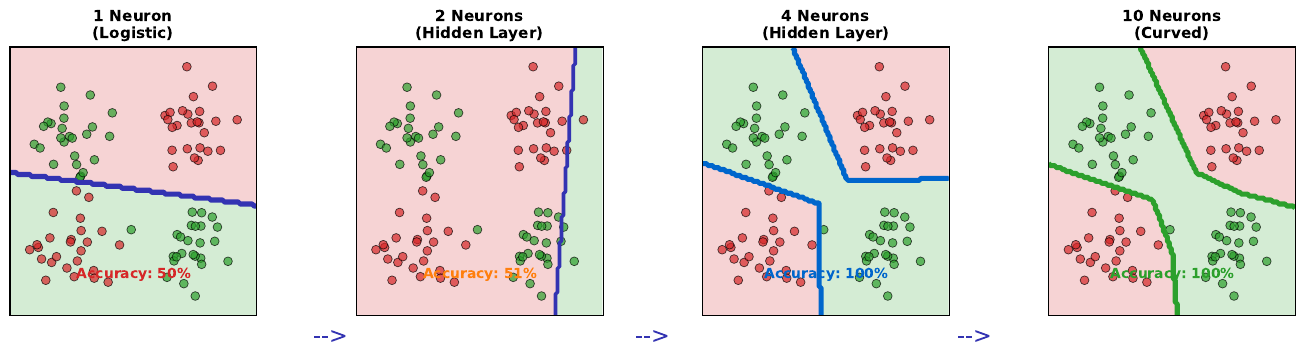

This chart was generated by the following Python code:
# ==============================================================================
# Chart: Boundary Evolution
# Source: https://github.com/Digital-AI-Finance/neural-networks/tree/main/15_boundary_evolution/
# Author: Digital-AI-Finance
# License: MIT License
# Created: 2025-11-24
# ==============================================================================

"""
Boundary Evolution

Real trained neural networks showing curved decision boundaries

Source: https://github.com/Digital-AI-Finance/neural-networks/tree/main/15_boundary_evolution/
"""

CHART_METADATA = {
    'name': 'Boundary Evolution',
    'url': 'https://github.com/QuantLet/neural-networks-introduction/tree/main/15_boundary_evolution',
    'author': 'Digital-AI-Finance',
    'license': 'MIT License',
    'created': '2025-11-24',
    'description': 'Real trained neural networks showing curved decision boundaries'
}

"""
Chart 15: Decision Boundary Evolution - REAL NEURAL NETWORKS
Actually trains neural networks with different architectures and plots their learned boundaries.
"""

import numpy as np
import matplotlib.pyplot as plt
from sklearn.neural_network import MLPClassifier
from sklearn.linear_model import LogisticRegression
from sklearn.preprocessing import StandardScaler

np.random.seed(42)

# Colors
mlgreen = '#2ca02c'
mlred = '#d62728'
mlpurple = '#3333b2'
mlblue = '#0066cc'
mlorange = '#ff7f0e'

# Generate XOR-like data
n = 25
# Class 1 (green/buy): upper-left and lower-right
X1 = np.concatenate([
    np.random.normal([0.2, 0.8], 0.12, (n, 2)),
    np.random.normal([0.8, 0.2], 0.12, (n, 2))
])
y1 = np.ones(2*n)

# Class 0 (red/sell): upper-right and lower-left
X0 = np.concatenate([
    np.random.normal([0.2, 0.2], 0.12, (n, 2)),
    np.random.normal([0.8, 0.8], 0.12, (n, 2))
])
y0 = np.zeros(2*n)

# Combine data
X = np.vstack([X1, X0])
y = np.concatenate([y1, y0])

# Standardize (helps neural network training)
scaler = StandardScaler()
X_scaled = scaler.fit_transform(X)

# Create meshgrid for decision boundary visualization
h = 0.01  # step size
x_min, x_max = X[:, 0].min() - 0.1, X[:, 0].max() + 0.1
y_min, y_max = X[:, 1].min() - 0.1, X[:, 1].max() + 0.1
xx, yy = np.meshgrid(np.arange(x_min, x_max, h), np.arange(y_min, y_max, h))
mesh_data = np.c_[xx.ravel(), yy.ravel()]
mesh_data_scaled = scaler.transform(mesh_data)

fig, axes = plt.subplots(1, 4, figsize=(14, 3.5))

# ============================================================================
# Panel 1: Logistic Regression (equivalent to 1 neuron)
# ============================================================================
print("Training Model 1: Logistic Regression (1 neuron)...")
model1 = LogisticRegression(random_state=42, max_iter=1000)
model1.fit(X_scaled, y)
acc1 = model1.score(X_scaled, y) * 100

# Predict on mesh
Z1 = model1.predict(mesh_data_scaled).reshape(xx.shape)

ax1 = axes[0]
ax1.contourf(xx, yy, Z1, levels=1, colors=[mlred, mlgreen], alpha=0.2)
ax1.contour(xx, yy, Z1, levels=1, colors=[mlpurple], linewidths=3)
ax1.scatter(X[y==1, 0], X[y==1, 1], c=mlgreen, s=40, alpha=0.7, edgecolors='k', linewidths=0.5)
ax1.scatter(X[y==0, 0], X[y==0, 1], c=mlred, s=40, alpha=0.7, edgecolors='k', linewidths=0.5)
ax1.text(0.5, 0.05, f'Accuracy: {acc1:.0f}%', fontsize=10, ha='center', fontweight='bold',
         color=mlred if acc1 < 60 else mlorange)
ax1.set_title('1 Neuron\n(Logistic)', fontsize=11, fontweight='bold')
ax1.set_xlim(x_min, x_max)
ax1.set_ylim(y_min, y_max)
ax1.set_xticks([])
ax1.set_yticks([])
ax1.set_aspect('equal')

# ============================================================================
# Panel 2: Neural Network with 2 hidden neurons
# ============================================================================
print("Training Model 2: Neural Network (2 neurons)...")
model2 = MLPClassifier(hidden_layer_sizes=(2,), activation='relu',
                       random_state=42, max_iter=2000, learning_rate_init=0.01)
model2.fit(X_scaled, y)
acc2 = model2.score(X_scaled, y) * 100

Z2 = model2.predict(mesh_data_scaled).reshape(xx.shape)

ax2 = axes[1]
ax2.contourf(xx, yy, Z2, levels=1, colors=[mlred, mlgreen], alpha=0.2)
ax2.contour(xx, yy, Z2, levels=1, colors=[mlpurple], linewidths=2)
ax2.scatter(X[y==1, 0], X[y==1, 1], c=mlgreen, s=40, alpha=0.7, edgecolors='k', linewidths=0.5)
ax2.scatter(X[y==0, 0], X[y==0, 1], c=mlred, s=40, alpha=0.7, edgecolors='k', linewidths=0.5)
ax2.text(0.5, 0.05, f'Accuracy: {acc2:.0f}%', fontsize=10, ha='center', fontweight='bold', color=mlorange)
ax2.set_title('2 Neurons\n(Hidden Layer)', fontsize=11, fontweight='bold')
ax2.set_xlim(x_min, x_max)
ax2.set_ylim(y_min, y_max)
ax2.set_xticks([])
ax2.set_yticks([])
ax2.set_aspect('equal')

# ============================================================================
# Panel 3: Neural Network with 4 hidden neurons
# ============================================================================
print("Training Model 3: Neural Network (4 neurons)...")
model3 = MLPClassifier(hidden_layer_sizes=(4,), activation='relu',
                       random_state=42, max_iter=2000, learning_rate_init=0.01)
model3.fit(X_scaled, y)
acc3 = model3.score(X_scaled, y) * 100

Z3 = model3.predict(mesh_data_scaled).reshape(xx.shape)

ax3 = axes[2]
ax3.contourf(xx, yy, Z3, levels=1, colors=[mlred, mlgreen], alpha=0.2)
ax3.contour(xx, yy, Z3, levels=1, colors=[mlblue], linewidths=3)
ax3.scatter(X[y==1, 0], X[y==1, 1], c=mlgreen, s=40, alpha=0.7, edgecolors='k', linewidths=0.5)
ax3.scatter(X[y==0, 0], X[y==0, 1], c=mlred, s=40, alpha=0.7, edgecolors='k', linewidths=0.5)
ax3.text(0.5, 0.05, f'Accuracy: {acc3:.0f}%', fontsize=10, ha='center', fontweight='bold', color=mlblue)
ax3.set_title('4 Neurons\n(Hidden Layer)', fontsize=11, fontweight='bold')
ax3.set_xlim(x_min, x_max)
ax3.set_ylim(y_min, y_max)
ax3.set_xticks([])
ax3.set_yticks([])
ax3.set_aspect('equal')

# ============================================================================
# Panel 4: Neural Network with 10 hidden neurons (full network)
# ============================================================================
print("Training Model 4: Neural Network (10 neurons)...")
model4 = MLPClassifier(hidden_layer_sizes=(10,), activation='relu',
                       random_state=42, max_iter=2000, learning_rate_init=0.01)
model4.fit(X_scaled, y)
acc4 = model4.score(X_scaled, y) * 100

Z4 = model4.predict(mesh_data_scaled).reshape(xx.shape)

ax4 = axes[3]
ax4.contourf(xx, yy, Z4, levels=1, colors=[mlred, mlgreen], alpha=0.2)
ax4.contour(xx, yy, Z4, levels=1, colors=[mlgreen], linewidths=3)
ax4.scatter(X[y==1, 0], X[y==1, 1], c=mlgreen, s=40, alpha=0.7, edgecolors='k', linewidths=0.5, label='Buy')
ax4.scatter(X[y==0, 0], X[y==0, 1], c=mlred, s=40, alpha=0.7, edgecolors='k', linewidths=0.5, label='Sell')
ax4.text(0.5, 0.05, f'Accuracy: {acc4:.0f}%', fontsize=10, ha='center', fontweight='bold', color=mlgreen)
ax4.set_title('10 Neurons\n(Curved)', fontsize=11, fontweight='bold')
ax4.set_xlim(x_min, x_max)
ax4.set_ylim(y_min, y_max)
ax4.set_xticks([])
ax4.set_yticks([])
ax4.set_aspect('equal')

# Add arrow progression
fig.text(0.27, 0.02, '-->', fontsize=16, ha='center', color=mlpurple)
fig.text(0.5, 0.02, '-->', fontsize=16, ha='center', color=mlpurple)
fig.text(0.73, 0.02, '-->', fontsize=16, ha='center', color=mlpurple)

plt.tight_layout()
plt.subplots_adjust(bottom=0.1)
plt.savefig('boundary_evolution.pdf', dpi=300, bbox_inches='tight')
plt.close()

print("\nSaved: 15_boundary_evolution/boundary_evolution.pdf")
print(f"\nTrained Accuracies:")
print(f"  1 Neuron:  {acc1:.1f}%")
print(f"  2 Neurons: {acc2:.1f}%")
print(f"  4 Neurons: {acc3:.1f}%")
print(f"  10 Neurons: {acc4:.1f}%")

# Source: https://github.com/Digital-AI-Finance/neural-networks/tree/main/15_boundary_evolution/
